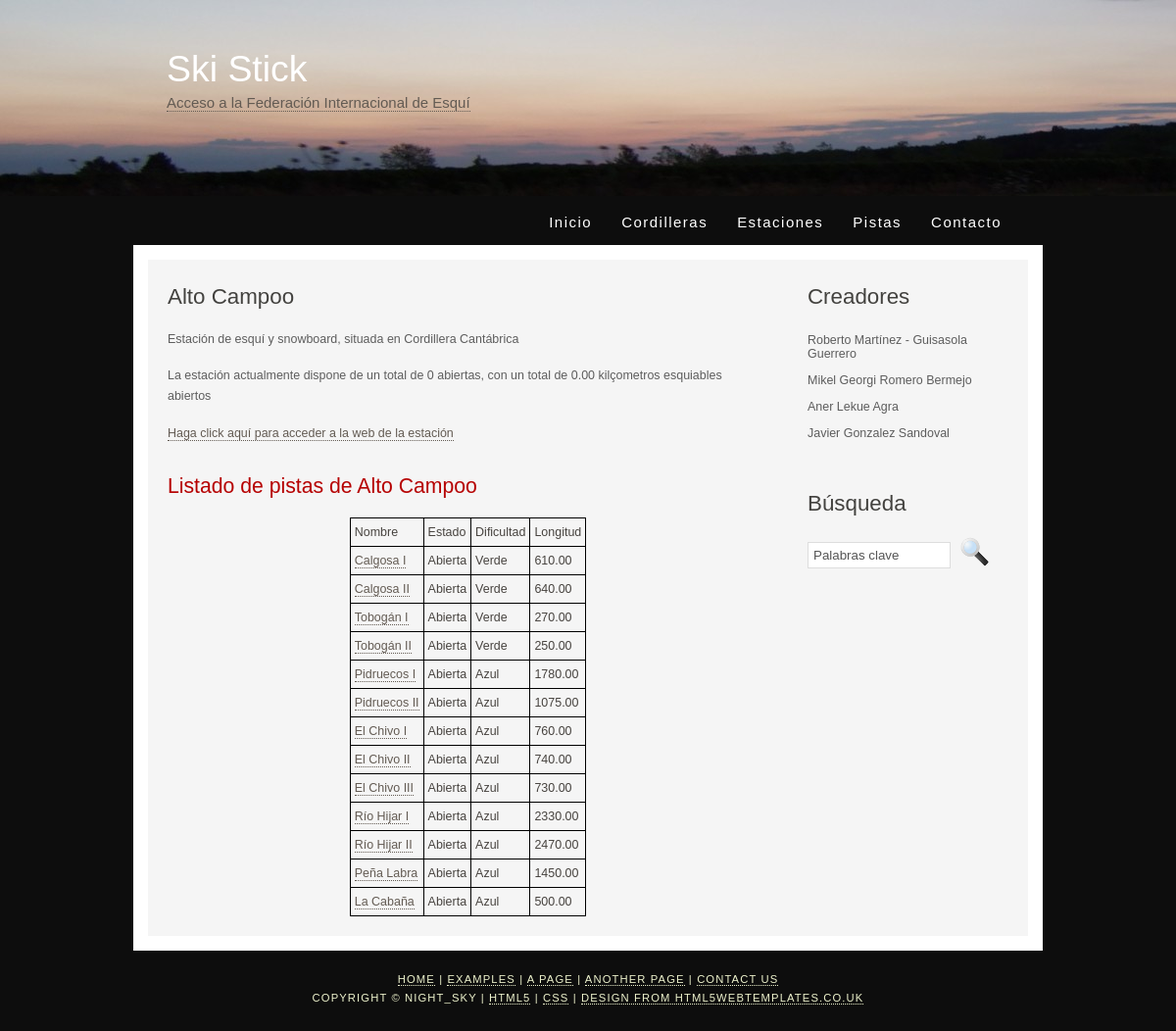
The app's page /estacion/16/ with its own data.
### appIW/models.py (models this page shows, shortened)
class Estacion(models.Model):
    cordillera = models.ForeignKey(Cordillera, on_delete=models.CASCADE)
    nombre = models.CharField(max_length=50)
    abierta = models.BooleanField()
    nPistas = models.IntegerField()
    nPistasTotales = models.IntegerField()
    nKilometros = models.DecimalField(decimal_places=2, max_digits=6)
    nKilometrosTotales = models.DecimalField(decimal_places=2, max_digits=6)
    enlacePagina = models.CharField(max_length=200)
    def __str__(self):
        return self.nombre

class Cordillera(models.Model):
    nombre = models.CharField(max_length=50)
    def __str__(self):
        return self.nombre

class Pista(models.Model):
    estacion = models.ForeignKey(Estacion, on_delete=models.CASCADE)
    nombre = models.CharField(max_length=50)
    abierta = models.BooleanField()
    dificultad = models.CharField(max_length=10)
    longitud = models.DecimalField(decimal_places=2, max_digits=6)

### appIW/views.py (the view)
# urls.py: path('estacion/<int:estacion_id>/', views.estacion, name='estacion'), #detalles de una estación de esquí
def estacion(request, estacion_id):
    estacion = get_object_or_404(Estacion, pk=estacion_id)
    pistas = estacion.pista_set.all()
    context = {'estacion': estacion, 'listaPistas': pistas}
    return render(request, 'appIW/estacion.html', context)

### appIW/templates/appIW/estacion.html (shortened to what this page needs)
{% extends "plantilla.html"%}
{% block contenido %}
<h1>{{estacion}}</h1>
<p>Estación de esquí y snowboard, situada en {{ estacion.cordillera }}</p>
{% if estacion.abierta%}
        <p>La estación actualmente dispone de un total de {{ estacion.nPistas }} abiertas, con un total de
		{{ estacion.nKilometros }} kilçometros esquiables abiertos</p>
{% else %}
<p>La estacion se encuentra cerrada actualmente</p>
{% endif %}
<p><a href="{{ estacion.enlacePagina }}">Haga click aquí para acceder a la web de la estación</a></p>
        {% block pistas %}
        <h2>Listado de pistas de {{estacion}}</h2>
        	{% if listaPistas %}
		  	<table style="margin: 0 auto;">
				<tr>
					<td>Nombre</td>
				 	<td>Estado</td>
					<td>Dificultad</td>
					<td>Longitud</td>
			  	</tr>
			  	{% for p in listaPistas %}
			  <tr>
				  <td><a href="/pista/{{p.id}}">{{p.nombre}}</a></td>
				  <td>{% if p.abierta %}
					  Abierta
					  {% else %}
					  Cerrada
					  {% endif %}
				  </td>
				  <td>{{ p.dificultad }}</td>
				  <td>{{ p.longitud }}</td>
			  </tr>
			  {% endfor %}
		  	</table>
		  {% else %}
		  <p>No existe ninguna pista en {{estacion}}</p>
		  {% endif %}
{% endblock %}
{% endblock %}

### appIW/static/style/style.css (style rules this page uses)
html { height: 100%; }
body { font-family: "lucida sans", arial, sans-serif; padding: 0px; margin: 0px; font-size: .78em; background: #0d0d0d; color: #5D5D5D; }
p { margin: 0px; padding: 0px 0px 16px 0px; line-height: 1.7em; }
h1, h2, h3, h4, h5, h6 { font: normal 179% 'century gothic', arial, sans-serif; color: #43423F; margin: 0 0 15px 0; padding: 15px 0 5px 0; }
h2 { font: normal 170% 'century gothic', arial, sans-serif; color: #B60000; }
a, a:hover { border-bottom: 1px dotted; color: #635B53; text-decoration: none; }
a { outline: none; }
table { margin: 10px 0 30px 0; border-collapse: collapse; }
table tr th, table tr td { background: #3B3B3B; color: #FFF; padding: 7px 4px; text-align: left; }
table tr td { background: #F5F5F5; border: 1px solid black; color: #47433F; border-top: 1px solid #000; }

### records on screen
Estacion: nombre "Alto Campoo", cordillera "Cordillera Cantábrica", nPistas "0", nKilometros "0.00"
Pista: nombre "Calgosa I", abierta "Abierta", dificultad "Verde", longitud "610.00"
Pista: nombre "Calgosa II", abierta "Abierta", dificultad "Verde", longitud "640.00"
Pista: nombre "Tobogán I", abierta "Abierta", dificultad "Verde", longitud "270.00"
Pista: nombre "Tobogán II", abierta "Abierta", dificultad "Verde", longitud "250.00"
Pista: nombre "Pidruecos I", abierta "Abierta", dificultad "Azul", longitud "1780.00"
Pista: nombre "Pidruecos II", abierta "Abierta", dificultad "Azul", longitud "1075.00"
Pista: nombre "El Chivo I", abierta "Abierta", dificultad "Azul", longitud "760.00"
Pista: nombre "El Chivo II", abierta "Abierta", dificultad "Azul", longitud "740.00"
Pista: nombre "El Chivo III", abierta "Abierta", dificultad "Azul", longitud "730.00"
Pista: nombre "Río Hijar I", abierta "Abierta", dificultad "Azul", longitud "2330.00"
Pista: nombre "Río Hijar II", abierta "Abierta", dificultad "Azul", longitud "2470.00"
Pista: nombre "Peña Labra", abierta "Abierta", dificultad "Azul", longitud "1450.00"
Pista: nombre "La Cabaña", abierta "Abierta", dificultad "Azul", longitud "500.00"
